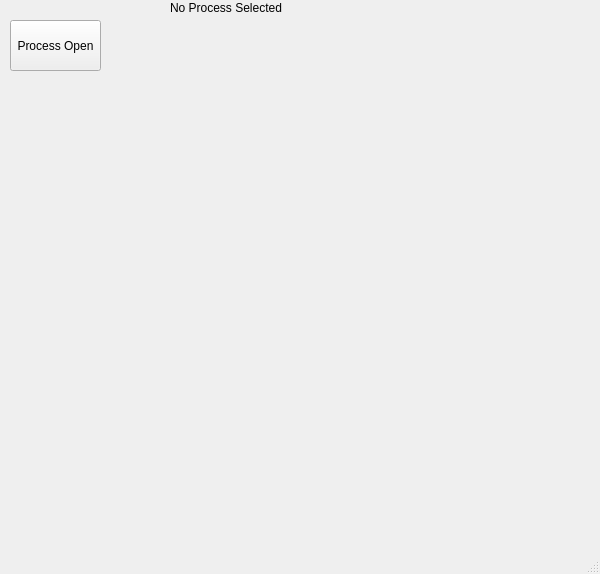
<?xml version="1.0" encoding="UTF-8"?>
<ui version="4.0">
 <class>JHEngineClass</class>
 <widget class="QMainWindow" name="JHEngineClass">
  <property name="enabled">
   <bool>true</bool>
  </property>
  <property name="geometry">
   <rect>
    <x>0</x>
    <y>0</y>
    <width>600</width>
    <height>574</height>
   </rect>
  </property>
  <property name="windowTitle">
   <string>JHEngine</string>
  </property>
  <widget class="QWidget" name="centralWidget">
   <widget class="QPushButton" name="ProcOpenBtn">
    <property name="enabled">
     <bool>true</bool>
    </property>
    <property name="geometry">
     <rect>
      <x>10</x>
      <y>20</y>
      <width>91</width>
      <height>51</height>
     </rect>
    </property>
    <property name="focusPolicy">
     <enum>Qt::NoFocus</enum>
    </property>
    <property name="text">
     <string>Process Open</string>
    </property>
   </widget>
   <widget class="QLabel" name="label">
    <property name="geometry">
     <rect>
      <x>170</x>
      <y>0</y>
      <width>201</width>
      <height>16</height>
     </rect>
    </property>
    <property name="text">
     <string>No Process Selected</string>
    </property>
   </widget>
  </widget>
  <widget class="QStatusBar" name="statusBar"/>
 </widget>
 <layoutdefault spacing="6" margin="11"/>
 <resources>
  <include location="jhengine.qrc"/>
 </resources>
 <connections>
  <connection>
   <sender>ProcOpenBtn</sender>
   <signal>clicked()</signal>
   <receiver>JHEngineClass</receiver>
   <slot>OpenProcessList()</slot>
   <hints>
    <hint type="sourcelabel">
     <x>62</x>
     <y>41</y>
    </hint>
    <hint type="destinationlabel">
     <x>75</x>
     <y>79</y>
    </hint>
   </hints>
  </connection>
 </connections>
 <slots>
  <slot>OpenProcessList()</slot>
 </slots>
</ui>
